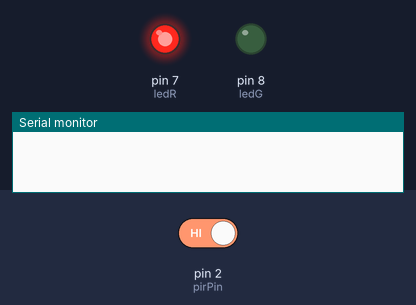
This sketch was run on a simulated Arduino Uno, built with avr-gcc and run on an emulated ATmega328P. Shown: output pins drawn as LEDs (lit = HIGH), the last lines printed to the serial monitor. Inputs (shaded band) come from the test bench; at power-on: pin 2 (pirPin) HIGH.

Above: at 1.2 s.
1.3 s: pin 2 (pirPin) driven LOW
At 1.7 s:
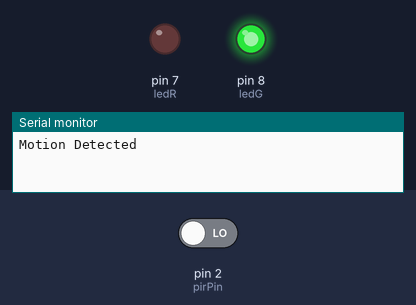
2.8 s: pin 2 (pirPin) driven HIGH
At 4.4 s:
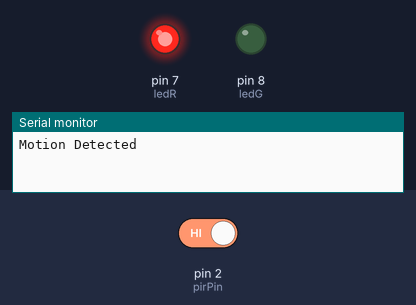
Timing chart, 0 to 5.9 s (numbered marks = the images above; inputs shaded):
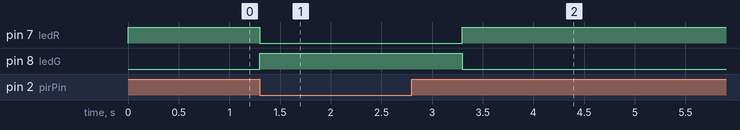

The sketch:

PIR_Sensor.ino
```cpp
int pirPin = 2;
int ledG = 8;
int ledR = 7;

void setup(){

  Serial.begin(9600);
  pinMode(pirPin, INPUT);
  pinMode(ledG, OUTPUT);
  pinMode(ledR, OUTPUT);
}

void loop(){

  int pirVal = digitalRead(pirPin);

  if(pirVal == LOW){

    Serial.println("Motion Detected");
    digitalWrite(ledG, HIGH);
    digitalWrite(ledR, LOW);
    delay(2000);
  }else{

    digitalWrite(ledR, HIGH);
    digitalWrite(ledG, LOW);
  }
}
```

Measured:
- after the input at 1.3 s, pin 7 (ledR): HIGH → LOW at once; pin 8 (ledG): LOW → HIGH at once
- after the input at 2.8 s, pin 7 (ledR): LOW → HIGH after 0.50 s; pin 8 (ledG): HIGH → LOW after 0.50 s
